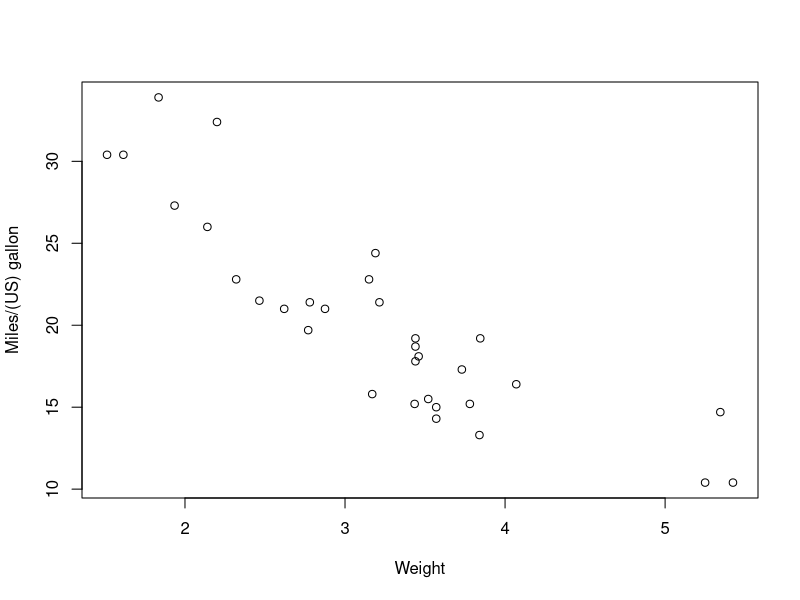
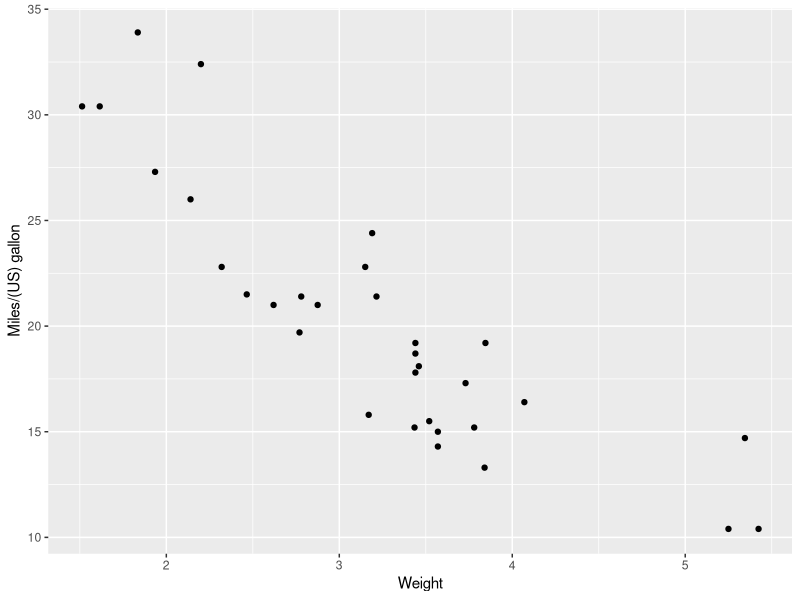
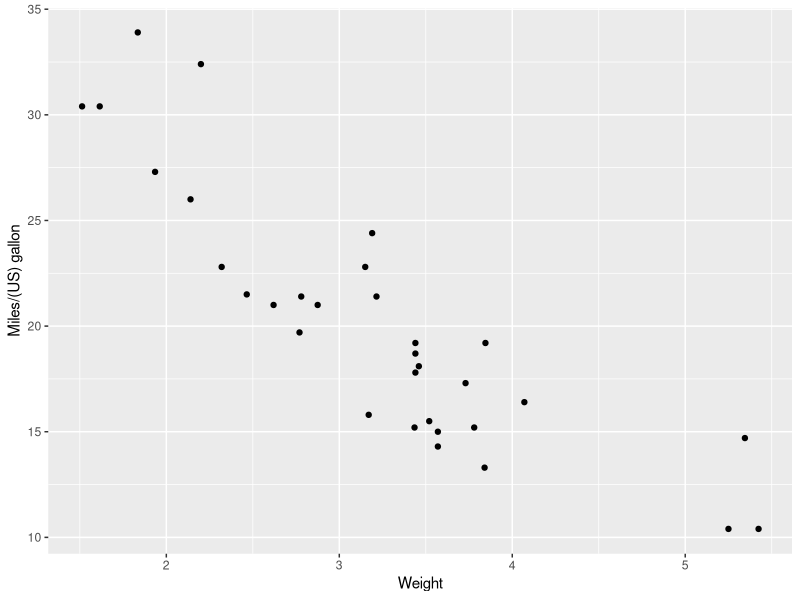
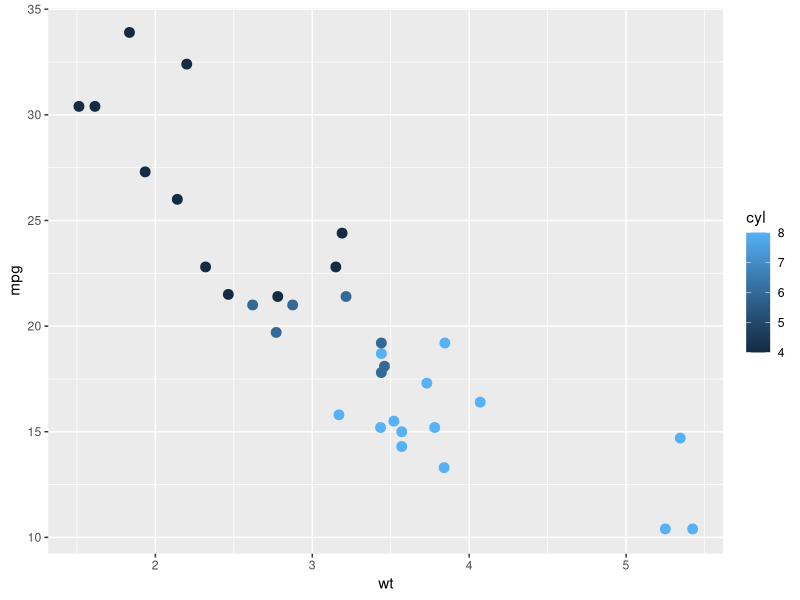
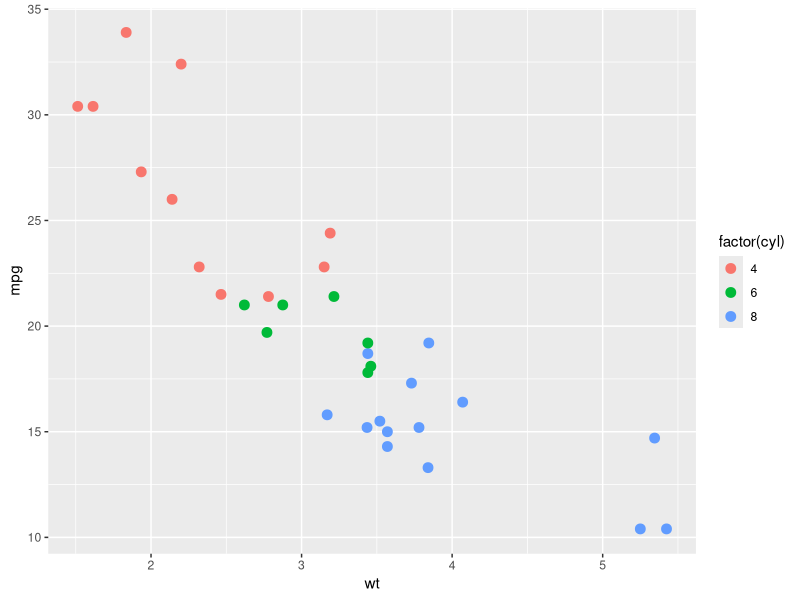
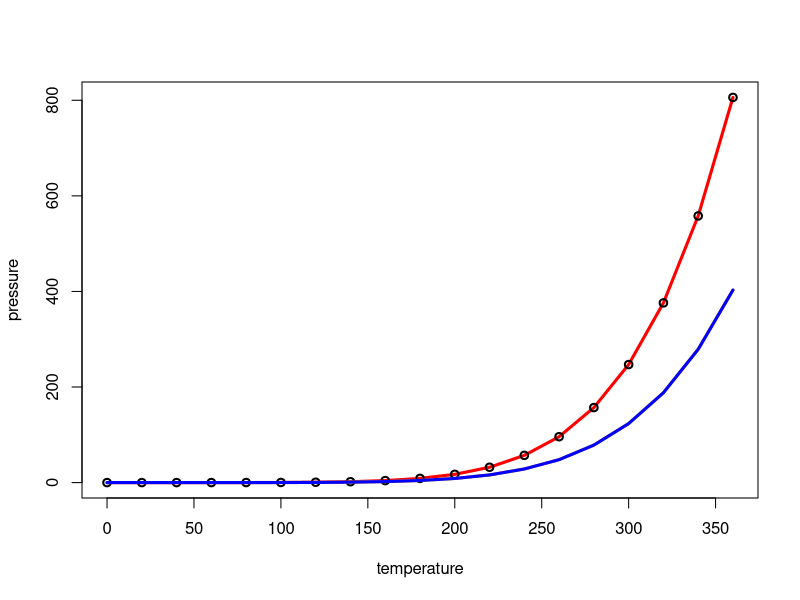
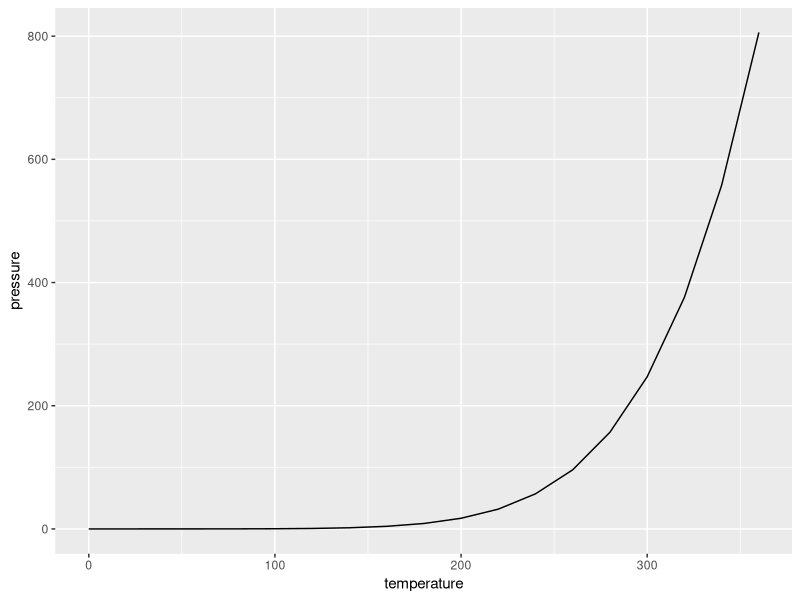
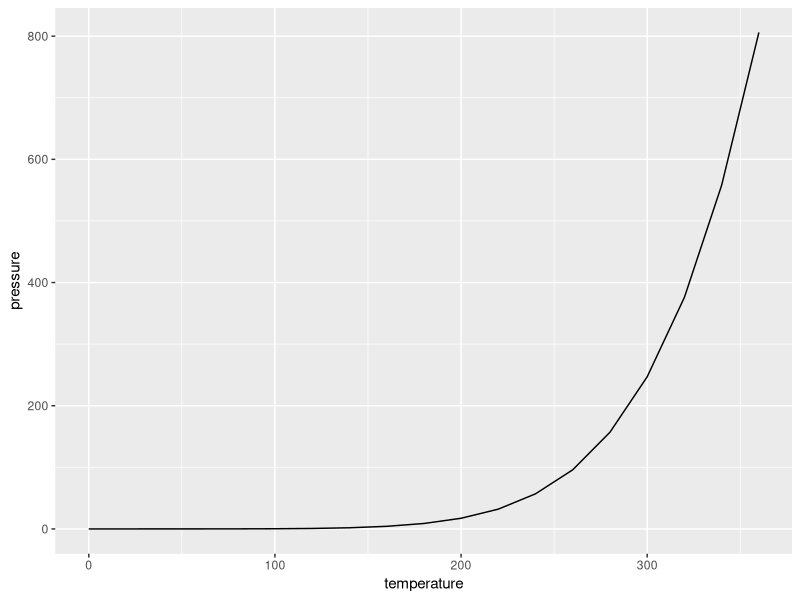

Recreate these plots in R, in order.
#creating plots
#chapter:2 --> R Graphics Cookbook
attach(mtcars)
plot(mtcars$wt, mtcars$mpg, xlab = "Weight", ylab = "Miles/(US) gallon")
library(ggplot2)
help("qplot")
qplot(mtcars$wt, mtcars$mpg, xlab = "Weight", ylab = "Miles/(US) gallon")
qplot(wt,mpg, data = mtcars,xlab = "Weight", ylab = "Miles/(US) gallon")
help("ggplot")
help("aes")
help("geom_point")
ggplot(mtcars,aes(x=wt,y=mpg,color=cyl))+geom_point(size=3)
ggplot(mtcars,aes(x=wt,y=mpg,color=factor(cyl)))+geom_point(size=3)#Convert cyl to a factor

plot(pressure$temperature, pressure$pressure,xlab = "temperature", ylab = "pressure",type = "l",col="red",lwd = 3)
points(pressure$temperature, pressure$pressure, col="black",lwd = 2)

lines(pressure$temperature, pressure$pressure/2, col="orange",lwd =3)
lines(pressure$temperature, pressure$pressure/2, col="blue", lwd =3)

library(ggplot2)
qplot(pressure$temperature, pressure$pressure, xlab = "temperature", ylab = "pressure",geom = "line")
qplot(temperature, pressure, data = pressure, xlab = "temperature", ylab = "pressure",geom="line")

ggplot(pressure, aes(x=temperature,y=pressure))+geom_line(color="orange",size=2)+geom_point(color="red",size=2)
ggplot(pressure, aes(temperature,pressure))+geom_line()+geom_point()
